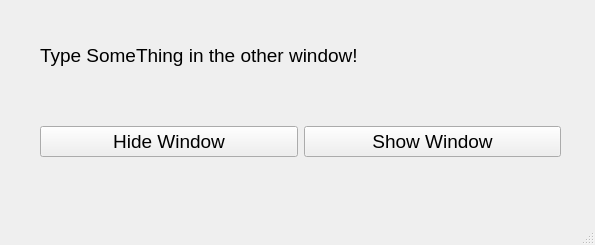
<?xml version="1.0" encoding="UTF-8"?>
<ui version="4.0">
 <class>SecondWindow</class>
 <widget class="QMainWindow" name="SecondWindow">
  <property name="geometry">
   <rect>
    <x>0</x>
    <y>0</y>
    <width>595</width>
    <height>245</height>
   </rect>
  </property>
  <property name="windowTitle">
   <string>MainWindow</string>
  </property>
  <widget class="QWidget" name="centralwidget">
   <widget class="QLabel" name="label">
    <property name="geometry">
     <rect>
      <x>40</x>
      <y>20</y>
      <width>511</width>
      <height>71</height>
     </rect>
    </property>
    <property name="font">
     <font>
      <pointsize>14</pointsize>
     </font>
    </property>
    <property name="text">
     <string>Type SomeThing in the other window!</string>
    </property>
   </widget>
   <widget class="QWidget" name="">
    <property name="geometry">
     <rect>
      <x>40</x>
      <y>120</y>
      <width>521</width>
      <height>44</height>
     </rect>
    </property>
    <layout class="QHBoxLayout" name="horizontalLayout">
     <item>
      <widget class="QPushButton" name="pushButton_3">
       <property name="font">
        <font>
         <pointsize>14</pointsize>
        </font>
       </property>
       <property name="text">
        <string>Hide Window</string>
       </property>
      </widget>
     </item>
     <item>
      <widget class="QPushButton" name="pushButton_4">
       <property name="font">
        <font>
         <pointsize>14</pointsize>
        </font>
       </property>
       <property name="text">
        <string>Show Window</string>
       </property>
      </widget>
     </item>
    </layout>
   </widget>
  </widget>
  <widget class="QMenuBar" name="menubar">
   <property name="geometry">
    <rect>
     <x>0</x>
     <y>0</y>
     <width>595</width>
     <height>27</height>
    </rect>
   </property>
  </widget>
  <widget class="QStatusBar" name="statusbar"/>
 </widget>
 <resources/>
 <connections/>
</ui>
